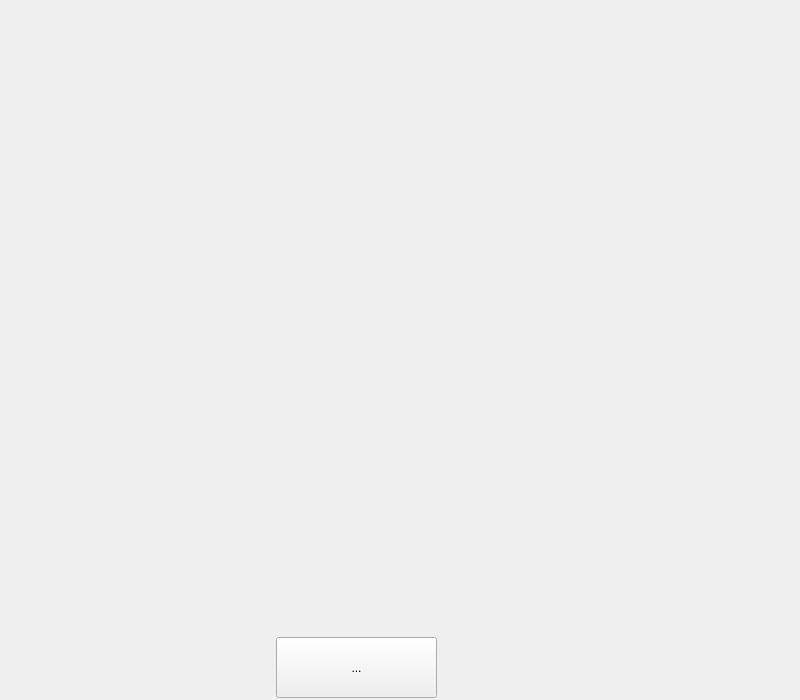
<?xml version="1.0" encoding="UTF-8"?>
<ui version="4.0">
 <class>VideoChat</class>
 <widget class="QWidget" name="VideoChat">
  <property name="geometry">
   <rect>
    <x>0</x>
    <y>0</y>
    <width>800</width>
    <height>700</height>
   </rect>
  </property>
  <property name="windowTitle">
   <string>Form</string>
  </property>
  <layout class="QVBoxLayout" name="verticalLayout" stretch="10,1">
   <property name="leftMargin">
    <number>0</number>
   </property>
   <property name="topMargin">
    <number>0</number>
   </property>
   <property name="rightMargin">
    <number>0</number>
   </property>
   <property name="bottomMargin">
    <number>0</number>
   </property>
   <item>
    <widget class="QWidget" name="widget" native="true">
     <widget class="QLabel" name="myvideo">
      <property name="geometry">
       <rect>
        <x>11</x>
        <y>11</y>
        <width>386</width>
        <height>661</height>
       </rect>
      </property>
      <property name="text">
       <string/>
      </property>
     </widget>
     <widget class="QLabel" name="friendvideo">
      <property name="geometry">
       <rect>
        <x>404</x>
        <y>11</y>
        <width>385</width>
        <height>661</height>
       </rect>
      </property>
      <property name="text">
       <string/>
      </property>
     </widget>
    </widget>
   </item>
   <item>
    <widget class="QWidget" name="widget_2" native="true">
     <widget class="QToolButton" name="toolButton">
      <property name="geometry">
       <rect>
        <x>276</x>
        <y>0</y>
        <width>161</width>
        <height>61</height>
       </rect>
      </property>
      <property name="layoutDirection">
       <enum>Qt::RightToLeft</enum>
      </property>
      <property name="text">
       <string>...</string>
      </property>
      <property name="icon">
       <iconset resource="res.qrc">
        <normaloff>:/image/GD.png</normaloff>:/image/GD.png</iconset>
      </property>
     </widget>
    </widget>
   </item>
  </layout>
 </widget>
 <resources>
  <include location="res.qrc"/>
 </resources>
 <connections/>
</ui>
